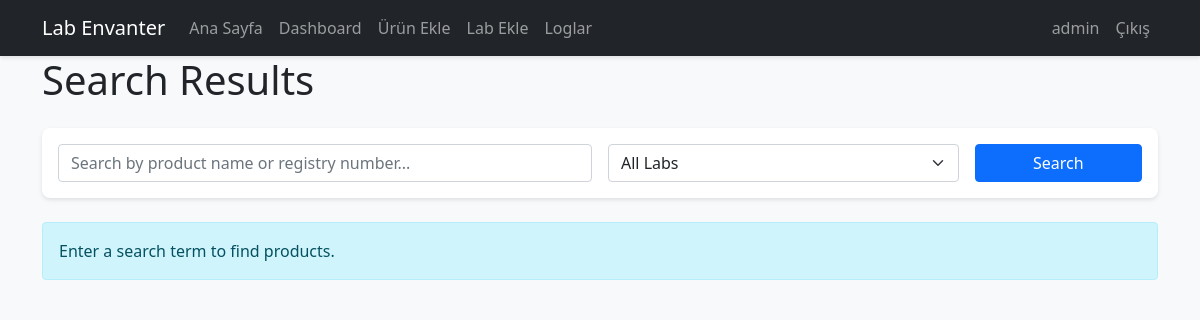
/search (signed in), run on an earlier commit of the app's database.
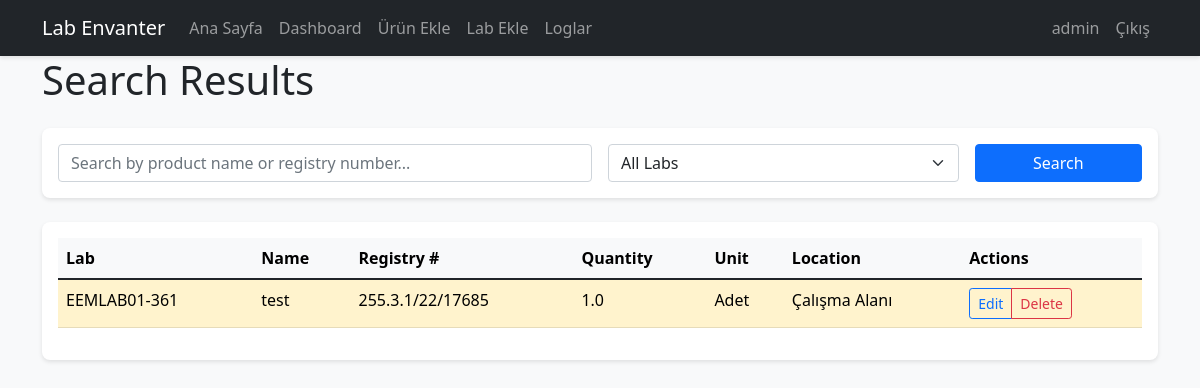
And on a later commit of the database.
### app/models/user.py (models this page shows, shortened)
class User(UserMixin, db.Model):
    id = db.Column(db.Integer, primary_key=True)
    username = db.Column(db.String(64), unique=True, nullable=False, index=True)
    email = db.Column(db.String(120), unique=True, nullable=False, index=True)
    password_hash = db.Column(db.String(128))
    role = db.Column(db.String(20), nullable=False, default='user')
    created_at = db.Column(db.DateTime, default=datetime.utcnow)
    logs = db.relationship('UserLog', backref=db.backref('log_owner', lazy='joined'), lazy='dynamic')
    def is_editor(self):
        return self.role in ['admin', 'editor']

### app/models/product.py (models this page shows, shortened)
class Product(db.Model):
    id = db.Column(db.Integer, primary_key=True)
    name = db.Column(db.String(200), nullable=False)
    registry_number = db.Column(db.String(50), unique=True, nullable=False, index=True)
    quantity = db.Column(db.Float, nullable=False, default=0)
    unit = db.Column(db.String(20), nullable=False)
    minimum_quantity = db.Column(db.Float, default=0)
    location_type = db.Column(db.String(20), nullable=False)
    location_number = db.Column(db.String(20))
    location_position = db.Column(db.String(10))
    notes = db.Column(db.Text)
    created_at = db.Column(db.DateTime, default=datetime.utcnow)
    updated_at = db.Column(db.DateTime, default=datetime.utcnow, onupdate=datetime.utcnow)
    version_id = db.Column(db.Integer, nullable=False, default=0)
    lab_id = db.Column(db.Integer, db.ForeignKey('lab.id'), nullable=False)
    def get_location_display(self):
        if self.location_type=='workspace':
            return "Çalışma Alanı"
        pos_text='Üst' if self.location_position=='upper' else 'Alt'
        return f"Dolap No: {self.location_number} - {pos_text}"
    @classmethod
    def search(cls, query, lab_id=None):
        search = f"%{query}%"
        base_query = cls.query.filter(
            db.or_(
                cls.name.ilike(search),
                cls.registry_number.ilike(search)
            )
        )
        if lab_id:
            base_query = base_query.filter(cls.lab_id == lab_id)
        return base_query.order_by(cls.name).all()

### app/models/lab.py (models this page shows, shortened)
class Lab(db.Model):
    id = db.Column(db.Integer, primary_key=True)
    code = db.Column(db.String(20), unique=True, nullable=False)
    name = db.Column(db.String(100), unique=True, nullable=False)
    description = db.Column(db.Text)
    location = db.Column(db.String(200))
    max_cabinets = db.Column(db.Integer, nullable=False, default=8)
    products = db.relationship('Product', backref='lab', lazy='dynamic')
    PREDEFINED_LABS = [
        ('EEMLAB01-361', 'EEMLAB01-361', 'Laboratory 1', 8),
        ('EEMLAB02-363', 'EEMLAB02-363', 'Laboratory 2', 8),
        ('EEMLAB03-365', 'EEMLAB03-365', 'Laboratory 3', 8),
        ('EEMLAB04-367', 'EEMLAB04-367', 'Laboratory 4', 8),
        ('EEMLAB05-369', 'EEMLAB05-369', 'Laboratory 5', 8),
        ('EEMLAB06-371', 'EEMLAB06-371', 'Laboratory 6', 8),
        ('EEMLAB07-373', 'EEMLAB07-373', 'Laboratory 7', 8),
    ]

### app/main/routes.py (the view)
@bp.route('/search')
@login_required
def search_products():
    query = request.args.get('q', '')
    lab_code = request.args.get('lab', 'all')
    if lab_code != 'all':
        lab = Lab.query.filter_by(code=lab_code).first_or_404()
        products = Product.search(query, lab.id)
    else:
        products = Product.search(query)
    return render_template('main/search_results.html',
                         title='Search Results',
                         query=query,
                         products=products,
                         selected_lab_code=lab_code)

### app/__init__.py (called while the page is built)
def create_app(config_class=Config):
    app = Flask(__name__)
    app.config.from_object(config_class)
    db.init_app(app)
    login_manager.init_app(app)
    socketio.init_app(app)
    migrate.init_app(app, db)
    login_manager.login_view = 'auth.login'
    login_manager.login_message = 'Please log in to access this page.'
    login_manager.login_message_category = 'info'
    @login_manager.user_loader
    def load_user(user_id):
        return User.query.get(int(user_id))
    from app.main import bp as main_bp
    from app.auth import bp as auth_bp
    app.register_blueprint(main_bp)
    app.register_blueprint(auth_bp, url_prefix='/auth')
    @app.context_processor
    def inject_models():
        return dict(Product=Product)
    return app

### app/templates/main/search_results.html (shortened to what this page needs)
{% extends "base.html" %}
{% block content %}
<div class="container">
    <h1 class="mb-4">Search Results</h1>
    <div class="card mb-4">
        <div class="card-body">
            <form method="GET" action="{{ url_for('main.search_products') }}" class="row g-3">
                <div class="col-md-6">
                    <input type="text" name="q" class="form-control" value="{{ query }}"
                           placeholder="Search by product name or registry number...">
                </div>
                <div class="col-md-4">
                    <select name="lab" class="form-select">
                        <option value="all" {% if selected_lab_code == 'all' %}selected{% endif %}>All Labs</option>
                    </select>
                </div>
                <div class="col-md-2">
                    <button type="submit" class="btn btn-primary w-100">Search</button>
                </div>
            </form>
        </div>
    </div>
    {% if products %}
    <div class="card">
        <div class="card-body">
            <div class="table-responsive">
                <table class="table table-hover">
                    <thead class="table-light">
                        <tr>
                            <th>Lab</th>
                            <th>Name</th>
                            <th>Registry #</th>
                            <th>Quantity</th>
                            <th>Unit</th>
                            <th>Location</th>
                            <th>Actions</th>
                        </tr>
                    </thead>
                    <tbody>
                        {% for product in products %}
                        <tr {% if product.quantity <= product.minimum_quantity %}class="table-warning"{% endif %}>
                            <td>{{ product.lab.code }}</td>
                            <td>{{ product.name }}</td>
                            <td>{{ product.registry_number }}</td>
                            <td>{{ product.quantity }}</td>
                            <td>{{ product.unit }}</td>
                            <td>{{ product.get_location_display() }}</td>
                            <td>
                                <div class="btn-group">
                                    <a href="{{ url_for('main.edit_product', id=product.id) }}"
                                       class="btn btn-sm btn-outline-primary">Edit</a>
                                    {% if current_user.role == 'admin' %}
                                    <button type="button" class="btn btn-sm btn-outline-danger"
                                            data-bs-toggle="modal" data-bs-target="#deleteModal{{ product.id }}">
                                        Delete
                                    </button>
                                    {% endif %}
                                </div>
                            </td>
                        </tr>
                        {% endfor %}
                    </tbody>
                </table>
            </div>
        </div>
    </div>
    {% else %}
    <div class="alert alert-info">
        {% if query %}
        No products found matching your search criteria.
        {% else %}
        Enter a search term to find products.
        {% endif %}
    </div>
    {% endif %}
</div>
{% endblock %}

### app/templates/base.html (shortened to what this page needs)
<!DOCTYPE html>
<html lang="tr">
<head>
    <link href="https://cdn.jsdelivr.net/npm/bootstrap@5.1.3/dist/css/bootstrap.min.css" rel="stylesheet">
    <link href="https://cdn.jsdelivr.net/npm/bootstrap-icons@1.8.1/font/bootstrap-icons.css" rel="stylesheet">
    <link href="{{ url_for('static', filename='css/style.css') }}" rel="stylesheet">
</head>
<body>
    {% include 'includes/navbar.html' %}
    {% block content %}{% endblock %}
</body>
</html>

### app/templates/includes/navbar.html (shortened to what this page needs)
<nav class="navbar navbar-expand-lg navbar-dark bg-dark">
    <div class="container">
        <a class="navbar-brand" href="{{ url_for('main.index') }}">Lab Envanter</a>
        <div class="collapse navbar-collapse" id="navbarNav">
            <ul class="navbar-nav me-auto">
                {% if current_user.is_authenticated %}
                    <li class="nav-item">
                        <a class="nav-link" href="{{ url_for('main.index') }}">Ana Sayfa</a>
                    </li>
                    <li class="nav-item">
                        <a class="nav-link" href="{{ url_for('main.dashboard') }}">Dashboard</a>
                    </li>
                    {% if current_user.is_editor() %}
                        <li class="nav-item">
                            <a class="nav-link" href="{{ url_for('main.add_product') }}">Ürün Ekle</a>
                        </li>
                        <li class="nav-item">
                            <a class="nav-link" href="{{ url_for('main.add_lab') }}">Lab Ekle</a>
                        </li>
                    {% endif %}
                    <li class="nav-item">
                        <a class="nav-link" href="{{ url_for('main.user_logs') }}">Loglar</a>
                    </li>
                {% endif %}
            </ul>
            <ul class="navbar-nav">
                {% if current_user.is_authenticated %}
                    <li class="nav-item">
                        <span class="nav-link">{{ current_user.username }}</span>
                    </li>
                    <li class="nav-item">
                        <a class="nav-link" href="{{ url_for('auth.logout') }}">Çıkış</a>
                    </li>
                {% else %}
                    <li class="nav-item">
                        <a class="nav-link" href="{{ url_for('auth.login') }}">Giriş</a>
                    </li>
                {% endif %}
            </ul>
        </div>
    </div>
</nav>

### app/static/css/style.css (style rules this page uses)
body { background-color: #f8f9fa; }
.card { box-shadow: 0 2px 4px rgba(0, 0, 0, 0.1); border: none; border-radius: 8px; }
.navbar { box-shadow: 0 2px 4px rgba(0, 0, 0, 0.1); }

What changed in the data, as far as the page shows it:
added Product: lab.code "EEMLAB01-361", name "test", registry_number "255.3.1/22/17685", quantity "1.0", unit "Adet", location "Çalışma Alanı"
Also different on the page:
text no longer shown: "Enter a search term to find products."
text now shown: "Lab Name Registry # Quantity Unit Location Actions"
